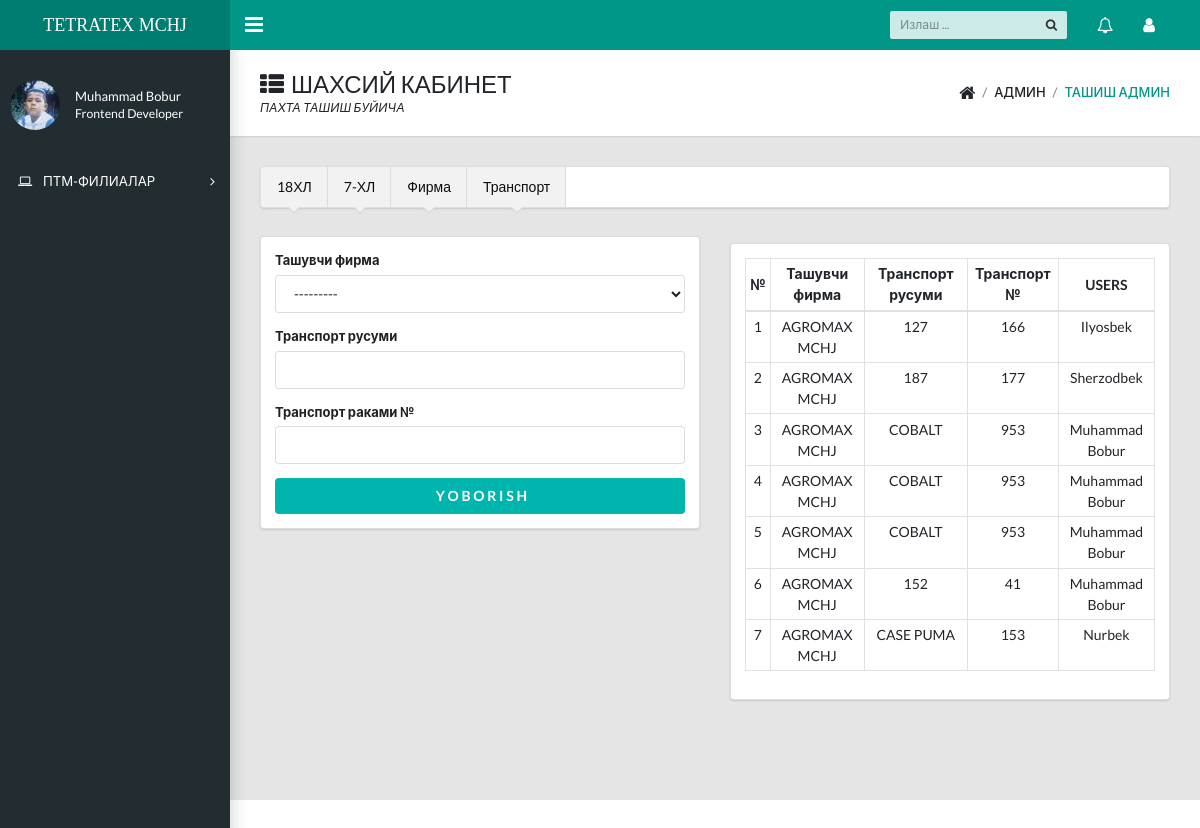
Screenshot of /home/transport/ (signed in) with the database file from the repository.
### login/models.py (models this page shows, shortened)
class Profile(models.Model):
    user=models.OneToOneField(User,on_delete=models.CASCADE)
    first_name= models.CharField(max_length=30)
    last_name=models.CharField(max_length=30)
    pic=models.ImageField(upload_to='img',blank=True,null=True,default='default/default.jpg')
    pic_thumbnail=models.ImageField(upload_to='img',blank=True,null=True,default='default/thumbnail.jpg')

### tash/models.py (models this page shows, shortened)
class Transport(models.Model):
    firma=models.ForeignKey('Firma',on_delete=models.PROTECT,verbose_name='Фирма')
    rusum=models.CharField(max_length=20,verbose_name='Транспорт маркаси')
    tr_num=models.CharField(max_length=20,verbose_name='Транспорт раками')
    user=models.ForeignKey(User,on_delete=models.SET_NULL,null=True)
    class Meta:
        verbose_name_plural = "Т/Р руйхатдан утказиш"

### tash/views.py (the view, shortened to what this page needs)
# urls.py: path('transport/',truck, name="truck"),
def truck(request):
    form=TruckForm()
    user=request.user.profile
    truck=Transport.objects.values('firma__name','rusum','tr_num','user__first_name').order_by('-id')[0:15]
    context={'user':user,"form":form,"truck":truck}
    return render(request,'forms/truck.html',context)

### tash/forms.py
class TruckForm(forms.ModelForm):
    class Meta:
        model=Transport
        fields=('firma','rusum','tr_num')

### tash/models.py (called while the page is built)
    def __str__(self):
        return str(self.name)

### templates/forms/truck.html
{% extends 'docs/dashboard.html' %}
{% block content %}
<main class="app-content">
    <div class="app-title">
        <div>
        <h1><i class="fa fa-th-list pr-2"></i>ШАХСИЙ КАБИНЕТ</h1>
        <p>ПАХТА ТАШИШ БУЙИЧА </p>
        </div>
        <ul class="app-breadcrumb breadcrumb side">
            <li class="breadcrumb-item"><i class="fa fa-home fa-lg"></i></li>
            <li class="breadcrumb-item">АДМИН</li>
            <li class="breadcrumb-item active"><a href="#">ТАШИШ АДМИН</a></li>
        </ul>
    </div>
    {% include 'forms/navs.html' %}
    <div class="row">
        <div class="col-lg-6 col-sm-12">
            {% include 'forms/truck-inc.html' %}
        </div>
        <div class="d-none d-sm-block d-md-none d-lg-block pt-4 col-6">
            {% include 'forms/truck-table.html' %}
        </div>
    </div>
</main>
{% endblock %}

### templates/docs/dashboard.html (shortened to what this page needs)
{% load static %}
<!DOCTYPE html>
<html lang="en">
  <head>
    <link rel="stylesheet" href="https://cdnjs.cloudflare.com/ajax/libs/semantic-ui/2.5.0/semantic.min.css" />
    <link rel="stylesheet" type="text/css" href="{% static 'css/main.css' %}">
    <link rel="stylesheet" type="text/css" href="https://maxcdn.bootstrapcdn.com/font-awesome/4.7.0/css/font-awesome.min.css">
  </head>
  <body class="app sidebar-mini">
    <header class="app-header"><a class="app-header__logo" href="{% url 'home' %}">TETRATEX MCHJ</a>
      <a class="app-sidebar__toggle" href="#" data-toggle="sidebar" aria-label="Hide Sidebar"></a>
      <ul class="app-nav">
        <li class="app-search">
          <input class="app-search__input" type="search" placeholder="Излаш ...">
          <button class="app-search__button"><i class="fa fa-search"></i></button>
        </li>
        <li class="dropdown"><a class="app-nav__item" href="#" data-toggle="dropdown" aria-label="Show notifications"><i class="fa fa-bell-o fa-lg"></i></a>
        </li>
        <li class="dropdown"><a class="app-nav__item" href="#" data-toggle="dropdown" aria-label="Open Profile Menu"><i class="fa fa-user fa-lg"></i></a>
        </li>
      </ul>
    </header>
    <aside class="app-sidebar">
      <div class="app-sidebar__user"><img class="app-sidebar__user-avatar" src="{{user.pic_thumbnail.url}}" alt="User Image">
        <div>
          <p class="app-sidebar__user-name">{{user.first_name}}
          <p class="app-sidebar__user-designation">Frontend Developer</p>
        </div>
      </div>
      <ul class="app-menu">
        <li class="treeview"><a class="app-menu__item" href="#" data-toggle="treeview"><i class="app-menu__icon fa fa-laptop"></i><span class="app-menu__label">ПТМ-ФИЛИАЛАР</span><i class="treeview-indicator fa fa-angle-right"></i></a>
        </li>
      </ul>
    </aside>
    {% block content %}
    {% endblock %}
  </body>
</html>

### templates/forms/truck-table.html
<div class="ui form segment">
<table class="table table-sm table-bordered text-center inverted teal">
    <thead>
      <tr>
        <th class="align-middle" scope="col">№</th>
        <th class="align-middle" scope="col">Ташувчи фирма</th>
        <th class="align-middle" scope="col">Транспорт русуми</th>
        <th class="align-middle" scope="col">Транспорт №</th>
        <th class="align-middle" scope="col">USERS</th>
      </tr>
    </thead>
    <tbody>
    {% for i in truck %}
        <tr>
            <td>{{forloop.counter}}</td>
            <td>{{i.firma__name}}</td>
            <td>{{i.rusum}}</td>
            <td>{{i.tr_num}}</td>
            <td>{{i.user__first_name}}</td>
        </tr>
    {% endfor %}
    </tbody>
  </table>
</div>

### rows the page displays
Profile: pic_thumbnail (picture), first_name "Muhammad Bobur"
Transport: firma__name "AGROMAX MCHJ", rusum "CASE PUMA", tr_num "153", user__first_name "Nurbek"

### other values shown
{{ i.firma__name }} "AGROMAX MCHJ" "AGROMAX MCHJ" "AGROMAX MCHJ" "AGROMAX MCHJ" "AGROMAX MCHJ" "AGROMAX MCHJ"
{{ i.rusum }} "127" "187" "COBALT" "COBALT" "COBALT" "152"
{{ i.tr_num }} "166" "177" "953" "953" "953" "41"
{{ i.user__first_name }} "Ilyosbek" "Sherzodbek" "Muhammad Bobur" "Muhammad Bobur" "Muhammad Bobur" "Muhammad Bobur"
